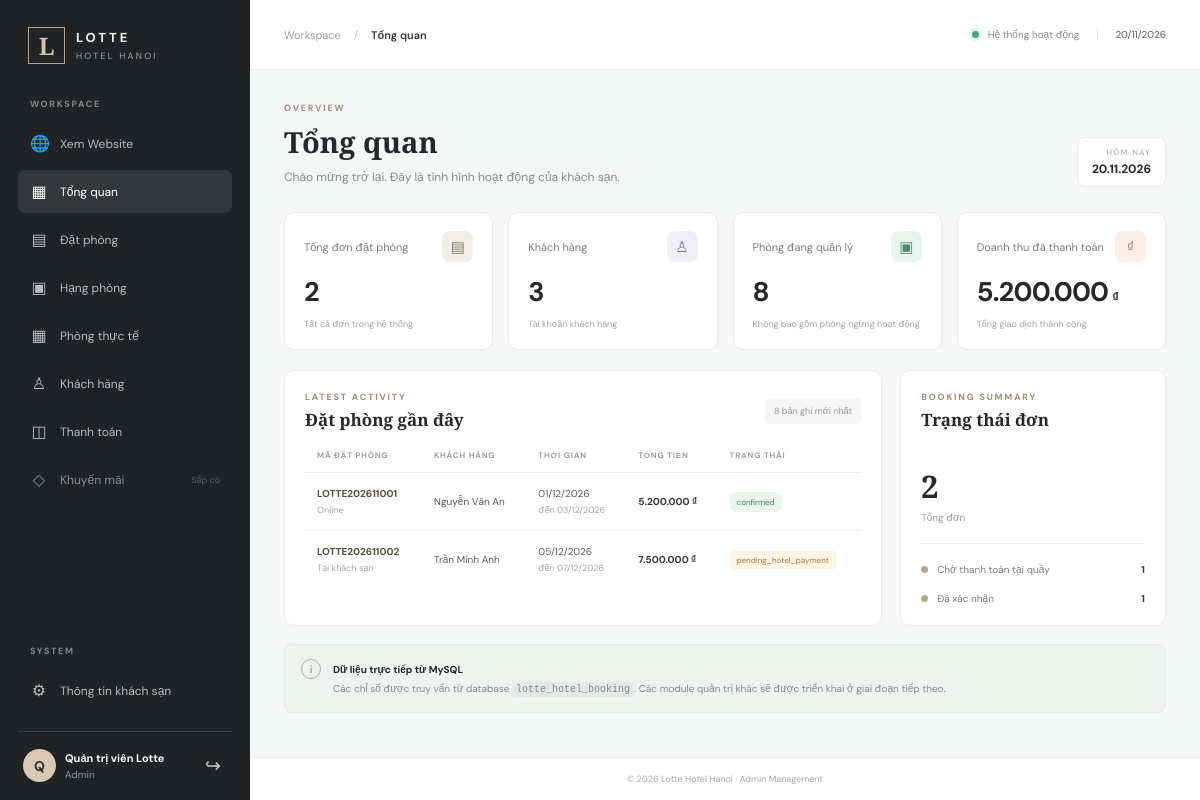
The page /admin (signed in) on the database its author committed.
### tables this page shows
CREATE TABLE IF NOT EXISTS bookings (
 id BIGINT UNSIGNED AUTO_INCREMENT PRIMARY KEY,
 booking_code VARCHAR(30) NOT NULL UNIQUE,
 user_id BIGINT UNSIGNED NOT NULL,
 hotel_id BIGINT UNSIGNED NOT NULL,
 promotion_id BIGINT UNSIGNED DEFAULT NULL,
 guest_name VARCHAR(150) NOT NULL,
 guest_email VARCHAR(150) NOT NULL,
 guest_phone VARCHAR(20) NOT NULL,
 check_in DATE NOT NULL,
 check_out DATE NOT NULL,
 total_guests TINYINT UNSIGNED NOT NULL DEFAULT 1,
 number_of_nights INT UNSIGNED NOT NULL,
 subtotal DECIMAL(15,2) NOT NULL DEFAULT 0,
 discount_amount DECIMAL(15,2) DEFAULT 0,
 service_amount DECIMAL(15,2) DEFAULT 0,
 total_amount DECIMAL(15,2) NOT NULL DEFAULT 0,
 payment_method ENUM('online','pay_at_hotel') NOT NULL,
 booking_status ENUM('pending_payment','pending_hotel_payment','confirmed','checked_in','completed','cancelled') DEFAULT 'pending_payment',
 payment_status ENUM('unpaid','paid','failed','refunded') DEFAULT 'unpaid',
 special_request TEXT,
 cancellation_reason TEXT,
 confirmed_by BIGINT UNSIGNED DEFAULT NULL,
 confirmed_at DATETIME DEFAULT NULL,
 created_at TIMESTAMP DEFAULT CURRENT_TIMESTAMP,
 updated_at TIMESTAMP DEFAULT CURRENT_TIMESTAMP ON UPDATE CURRENT_TIMESTAMP,
 INDEX idx_booking_user (user_id),
 INDEX idx_booking_dates (check_in, check_out),
 INDEX idx_booking_status (booking_status),
 FOREIGN KEY (user_id) REFERENCES users(id) ON DELETE RESTRICT,
 FOREIGN KEY (hotel_id) REFERENCES hotels(id) ON DELETE RESTRICT,
 FOREIGN KEY (promotion_id) REFERENCES promotions(id) ON DELETE SET NULL,
 FOREIGN KEY (confirmed_by) REFERENCES users(id) ON DELETE SET NULL,
 CHECK (check_out > check_in)
);

### app/Core/Controller.php (called while the page is built, shortened)
<?php
abstract class Controller
{
    protected function view(string $view, array $data = [], string $layout = 'admin'): void
    {
        extract($data, EXTR_SKIP);
        $viewFile = BASE_PATH . '/app/Views/' . $view . '.php';
        require $viewFile;
    }
}

### app/Controllers/DashboardController.php (called while the page is built, shortened)
<?php
class DashboardController extends Controller
{
    public function index(): void
    {
        try {
            $dashboard = new Dashboard();
            $this->view('admin/dashboard', [
                'title' => 'Tổng quan',
            'activeMenu' => 'dashboard',
                'stats' => $dashboard->statistics(),
                'recentBookings' => $dashboard->recentBookings(),
                'statusCounts' => $dashboard->bookingStatuses(),
            ]);
        } catch (Throwable $exception) {
            error_log($exception->getMessage());
            http_response_code(500);
            $this->view('errors/database', ['title' => 'Lỗi dữ liệu'], 'auth');
        }
    }
}

### app/Core/Router.php (called while the page is built, shortened)
<?php
final class Router
{
    private array $routes = [];
    public function get(string $path, array $handler): void
    {
        $this->routes['GET'][$this->normalize($path)] = $handler;
    }
    public function post(string $path, array $handler): void
    {
        $this->routes['POST'][$this->normalize($path)] = $handler;
    }
    private function normalize(string $path): string
    {
        $path = '/' . trim($path, '/');
        return $path === '//' ? '/' : $path;
    }
    public function dispatch(string $method, string $uri): void
    {
        $path = parse_url($uri, PHP_URL_PATH) ?: '/';
        $path = $this->normalize($path);
        $handler = $this->routes[$method][$path] ?? null;
        [$controllerClass, $action] = $handler;
        (new $controllerClass())->$action();
    }
}

### public/index.php (called while the page is built, shortened)
<?php
require BASE_PATH . '/app/Core/Controller.php';
require BASE_PATH . '/app/Core/Router.php';
require BASE_PATH . '/app/Models/Dashboard.php';
require BASE_PATH . '/app/Controllers/DashboardController.php';
$router = new Router();
$router->dispatch($_SERVER['REQUEST_METHOD'], $_SERVER['REQUEST_URI']);

### app/Models/Dashboard.php (called while the page is built, shortened)
<?php
class Dashboard extends Model
{
    public function recentBookings(int $limit = 8): array
    {
        $limit = max(1, min($limit, 30));
        return $this->db->query(
            "SELECT booking_code, guest_name, check_in, check_out, total_amount,
                    booking_status, payment_status, payment_method
             FROM bookings ORDER BY created_at DESC LIMIT {$limit}"
        )->fetchAll();
    }
    public function bookingStatuses(): array
    {
        return $this->db->query(
            "SELECT booking_status, COUNT(*) AS total
             FROM bookings GROUP BY booking_status ORDER BY total DESC"
        )->fetchAll();
    }
}

### app/Views/admin/dashboard.php (the view, shortened to what this page needs)
<div class="page-heading">
    <div>
        <span class="eyebrow">OVERVIEW</span>
        <h1>Tổng quan</h1>
        <p class="muted">Chào mừng trở lại. Đây là tình hình hoạt động của khách sạn.</p>
    </div>
    <div class="heading-date"><span>HÔM NAY</span><strong><?= date('d.m.Y') ?></strong></div>
</div>
<div class="stats-grid">
    <article class="stat-card">
        <div class="stat-top"><span>Tổng đơn đặt phòng</span><span class="stat-icon sand">▤</span></div>
        <strong class="stat-value"><?= number_format($stats['bookings']) ?></strong>
        <span class="stat-foot">Tất cả đơn trong hệ thống</span>
    </article>
    <article class="stat-card">
        <div class="stat-top"><span>Khách hàng</span><span class="stat-icon lavender">♙</span></div>
        <strong class="stat-value"><?= number_format($stats['customers']) ?></strong>
        <span class="stat-foot">Tài khoản khách hàng</span>
    </article>
    <article class="stat-card">
        <div class="stat-top"><span>Phòng đang quản lý</span><span class="stat-icon mint">▣</span></div>
        <strong class="stat-value"><?= number_format($stats['rooms']) ?></strong>
        <span class="stat-foot">Không bao gồm phòng ngừng hoạt động</span>
    </article>
    <article class="stat-card">
        <div class="stat-top"><span>Doanh thu đã thanh toán</span><span class="stat-icon peach">₫</span></div>
        <strong class="stat-value"><?= number_format($stats['revenue'], 0, ',', '.') ?><small>₫</small></strong>
        <span class="stat-foot">Tổng giao dịch thành công</span>
    </article>
</div>
<div class="content-grid">
    <section class="panel booking-panel">
        <div class="panel-heading">
            <div><span class="eyebrow">LATEST ACTIVITY</span><h2>Đặt phòng gần đây</h2></div>
            <span class="subtle-tag">8 bản ghi mới nhất</span>
        </div>
        <div class="table-wrap">
            <table>
                <thead><tr><th>MÃ ĐẶT PHÒNG</th><th>KHÁCH HÀNG</th><th>THỜI GIAN</th><th>TỔNG TIỀN</th><th>TRẠNG THÁI</th></tr></thead>
                <tbody>
                <?php if (!$recentBookings): ?>
                    <tr><td colspan="5" class="empty-state">Chưa có đơn đặt phòng.</td></tr>
                <?php else: foreach ($recentBookings as $booking): ?>
                    <tr>
                        <td><strong class="booking-code"><?= htmlspecialchars($booking['booking_code'], ENT_QUOTES, 'UTF-8') ?></strong><small><?= $booking['payment_method'] === 'online' ? 'Online' : 'Tại khách sạn' ?></small></td>
                        <td><?= htmlspecialchars($booking['guest_name'], ENT_QUOTES, 'UTF-8') ?></td>
                        <td><?= date('d/m/Y', strtotime($booking['check_in'])) ?><small>đến <?= date('d/m/Y', strtotime($booking['check_out'])) ?></small></td>
                        <td class="amount"><?= number_format((float)$booking['total_amount'], 0, ',', '.') ?> ₫</td>
                        <td><span class="status status-<?= htmlspecialchars($booking['booking_status'], ENT_QUOTES, 'UTF-8') ?>"><?= htmlspecialchars($booking['booking_status'], ENT_QUOTES, 'UTF-8') ?></span></td>
                    </tr>
                <?php endforeach; endif; ?>
                </tbody>
            </table>
        </div>
    </section>
    <section class="panel status-panel">
        <div class="panel-heading"><div><span class="eyebrow">BOOKING SUMMARY</span><h2>Trạng thái đơn</h2></div></div>
        <?php
        $statusLabels = [
            'pending_payment' => 'Chờ thanh toán',
            'pending_hotel_payment' => 'Chờ thanh toán tại quầy',
            'confirmed' => 'Đã xác nhận',
            'checked_in' => 'Đã nhận phòng',
            'completed' => 'Hoàn thành',
            'cancelled' => 'Đã hủy',
        ];
        $statusTotal = array_sum(array_column($statusCounts, 'total'));
        ?>
        <div class="status-total"><strong><?= number_format($statusTotal) ?></strong><span>Tổng đơn</span></div>
        <div class="status-list">
            <?php foreach ($statusCounts as $item): ?>
                <div class="status-row"><span class="status-bullet"></span><span><?= htmlspecialchars($statusLabels[$item['booking_status']] ?? $item['booking_status'], ENT_QUOTES, 'UTF-8') ?></span><strong><?= number_format((int)$item['total']) ?></strong></div>
            <?php endforeach; ?>
        </div>
    </section>
</div>
<div class="dashboard-note"><span class="note-icon">i</span><div><strong>Dữ liệu trực tiếp từ MySQL</strong><p>Các chỉ số được truy vấn từ database <code>lotte_hotel_booking</code>. Các module quản trị khác sẽ được triển khai ở giai đoạn tiếp theo.</p></div></div>

### public/assets/css/admin.css (style rules this page uses)
* { box-sizing:border-box }
:root { --ink:#25282b;--muted:#85898d;--line:#ececea;--paper:#fff;--canvas:#f6f7f7;--accent:#8c7962;--nav:#202326;--green:#23845b }
body { margin:0;font-family:"DM Sans",sans-serif;color:var(--ink);background:var(--canvas);font-size:14px }
.page-heading { display:flex;justify-content:space-between;align-items:flex-end;margin-bottom:25px }
.eyebrow { display:block;color:#a08d75;font-size:9px;font-weight:700;letter-spacing:1.8px;margin-bottom:8px }
h1,h2,p { margin-top:0 }
.page-heading h1 { font:700 29px "Playfair Display",serif;margin:0 0 7px }
.muted { color:var(--muted);font-size:12px;margin:0;line-height:1.6 }
.heading-date { background:#fff;border:1px solid var(--line);padding:9px 14px;border-radius:8px;text-align:right }
.heading-date span,.heading-date strong { display:block }
.heading-date span { font-size:8px;letter-spacing:1.3px;color:#a0a3a4 }
.heading-date strong { font-size:12px;margin-top:4px }
.stats-grid { display:grid;grid-template-columns:repeat(4,minmax(0,1fr));gap:15px;margin-bottom:20px }
.stat-card,.panel { background:var(--paper);border:1px solid var(--line);border-radius:10px }
.stat-card { padding:18px 19px;min-height:135px }
.stat-top { display:flex;align-items:center;justify-content:space-between;color:#777d80;font-size:11px }
.stat-icon { width:31px;height:31px;border-radius:8px;display:grid;place-items:center;font-size:15px }
.stat-icon.sand { background:#f2eee7;color:#90795c }
.stat-icon.lavender { background:#f0eff8;color:#7770a3 }
.stat-icon.mint { background:#eaf4ef;color:#4f8a6b }
.stat-icon.peach { background:#fbefea;color:#b77b61 }
.stat-value { display:block;font-size:27px;letter-spacing:-.8px;margin:12px 0 4px;font-weight:700 }
.stat-value small { font-size:13px;margin-left:4px }
.stat-foot { font-size:9px;color:#a0a3a4 }
.content-grid { display:grid;grid-template-columns:minmax(0,1.8fr) minmax(260px,.8fr);gap:18px }
.panel { min-width:0;padding:20px }
.panel-heading { display:flex;align-items:center;justify-content:space-between;margin-bottom:19px }
.panel-heading .eyebrow { margin-bottom:5px }
.panel-heading h2 { font:600 17px "Playfair Display",serif;margin:0 }
.subtle-tag { font-size:9px;color:#92989a;background:#f5f6f5;padding:7px 9px;border-radius:5px }
.table-wrap { overflow-x:auto }
table { width:100%;border-collapse:collapse;white-space:nowrap }
th { text-align:left;color:#9a9fa0;font-size:8px;letter-spacing:.8px;font-weight:700;padding:0 12px 12px;border-bottom:1px solid var(--line) }
td { font-size:10px;padding:14px 12px;border-bottom:1px solid #f0f1ef;color:#555b5d }
tbody tr:last-child td { border-bottom:0 }
td small { display:block;color:#a0a4a5;font-size:9px;margin-top:4px }
.booking-code { font-size:10px;color:#555044 }
.amount { font-weight:700;color:#34383a }
.status { display:inline-block;padding:5px 7px;border-radius:5px;font-size:8px;background:#f1f2f2;color:#697074 }
.status-confirmed,.status-completed { background:#eaf5ee;color:#3b805c }
.status-pending_payment,.status-pending_hotel_payment { background:#fff5e6;color:#a57935 }
.status-total { padding:15px 0 18px;border-bottom:1px solid var(--line) }
.status-total strong { font:700 31px "Playfair Display",serif;display:block }
.status-total span { font-size:10px;color:#9a9fa0 }
.status-list { display:grid;gap:16px;padding-top:19px }
.status-row { display:flex;align-items:center;gap:9px;font-size:10px;color:#777d80 }
.status-row strong { margin-left:auto;color:#353a3b }
.status-bullet { width:7px;height:7px;border-radius:50%;background:#b6a48b }
.dashboard-note { display:flex;gap:12px;background:#f0f2f0;border:1px solid #e8ebe8;padding:14px 16px;border-radius:8px;margin-top:18px }
.note-icon { width:20px;height:20px;border:1px solid #a6b2a8;color:#718878;border-radius:50%;display:grid;place-items:center;font-size:11px;flex:none }
.dashboard-note strong { font-size:10px }
.dashboard-note p { font-size:10px;color:#828987;margin:4px 0 0;line-height:1.6 }
.dashboard-note code { background:#e5e9e5;padding:2px 4px;border-radius:3px }

### rows shown on the page
bookings: booking_code "LOTTE202611001", payment_method "Online", guest_name "Nguyễn Văn An", check_in "01/12/2026", check_out "03/12/2026", total_amount "5.200.000", booking_status "confirmed"
bookings: booking_code "LOTTE202611002", payment_method "Tại khách sạn", guest_name "Trần Minh Anh", check_in "05/12/2026", check_out "07/12/2026", total_amount "7.500.000", booking_status "pending_hotel_payment"

### other values the page prints
mb_strtoupper(mb_substr(Auth::user()['full_name'] ?? 'A', 0, 1)) "Q"
Auth::user()['full_name'] "Quản trị viên Lotte"
Auth::user()['role'] "Admin"
$title "Tổng quan"
$stats['bookings'] "2"
$stats['customers'] "3"
$stats['rooms'] "8"
$stats['revenue'] "5.200.000"
$statusTotal "2"
$statusLabels[$item['booking_status']] "Chờ thanh toán tại quầy"
$item['total'] "1"
$statusLabels[$item['booking_status']] "Đã xác nhận"
